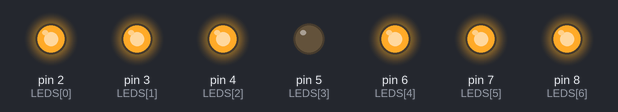
This sketch was run on a simulated Arduino Uno, built with avr-gcc and run on an emulated ATmega328P. Shown: output pins drawn as LEDs (lit = HIGH).

Above: at 0.5 s.
At 2.5 s:
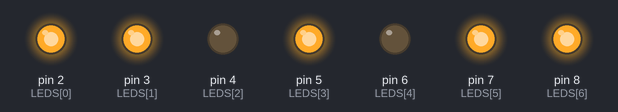
At 3.5 s:
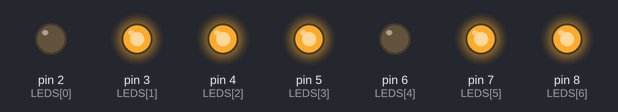
At 5.5 s:
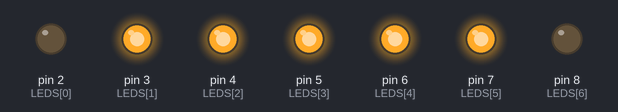
At 8.5 s:
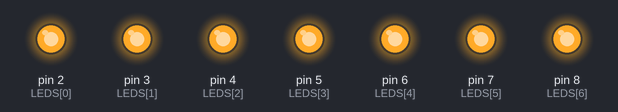
At 11.5 s:
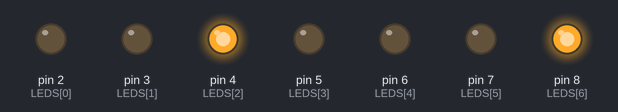
Timing chart, 0 to 13.0 s (numbered marks = the images above):
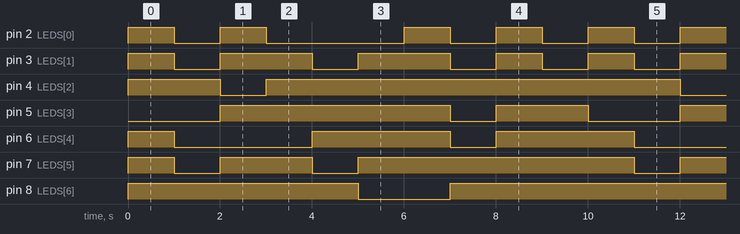

The sketch:

DISPLAY7SEGMENTS1.ino
```cpp
/****************************************************************
**                                                             **
**                          TÍTOL:                             **
**                       ARRAYde8LEDS 6                        **
**                                                             **
**  NOM: Mohamed el Marnissi                  DATA: 06/02/2017 **
****************************************************************/
//************************ INCLUDE ******************************


//*********************** VARIABLES *****************************

//les equivalencies de segment/pin de sortida son les següents: PIN2=E PIN3=D PIN4=C PIN5=G PIN6=F PIN7=A PIN8=B

int LEDS[7] = {2,3,4, 5, 6, 7, 8,}; // estableix array amb valor int de 7 variables
int N0[7] = {1,1,1, 0, 1, 1, 1,};// estableix array amb valor int de 7 variables
int N1[7] = {0,0,1, 0, 0, 0, 1,};// estableix array amb valor int de 7 variables
int N2[7] = {1,1,0, 1, 0, 1, 1,};// estableix array amb valor int de 7 variables
int N3[7] = {0,1,1, 1, 0, 1, 1,};// estableix array amb valor int de 7 variables
int N4[7] = {0,0,1, 1, 1, 0, 1,};// estableix array amb valor int de 7 variables
int N5[7] = {0,1,1, 1, 1, 1, 0,};// estableix array amb valor int de 7 variables
int N6[7] = {1,1,1, 1, 1, 1, 0,};// estableix array amb valor int de 7 variables
int N7[7] = {0,0,1, 0, 0, 1, 1,};// estableix array amb valor int de 7 variables
int N8[7] = {1,1,1, 1, 1, 1, 1,};// estableix array amb valor int de 7 variables
int N9[7] = {0,0,1, 1, 1, 1, 1,};// estableix array amb valor int de 7 variables
int t=1000;//estableix variable amb valor int
//************************** SETUP ******************************

void setup() {                 // configura el final de salida

  for ( int i = 0; i < 7; i++)//inicia funcio for, estableix variable i amb un valor de 0 , condiciona, si i es inferior a 8 incrementa el valor de i en 1.
  {
    pinMode(LEDS[i], OUTPUT);// estableix totes les variables de l'array LEDS com a sortides

  }
}

//*************************** LOOP ******************************

void loop() {

  for (int i = 0; i < 7; i++) //inicia funcio for, estableix variable i amb un valor de 0 , condiciona, si i es inferior a 7 incrementa el valor de i en 1.
  {
    digitalWrite(LEDS[i],N0[i]);//Escriu valor de sortida de l'array LEDS en funcio de l'array N0
  }
  delay(t);//s'espera el valor de variable t
   for (int i = 0; i < 7; i++) //inicia funcio for, estableix variable i amb un valor de 0 , condiciona, si i es inferior a 7 incrementa el valor de i en 1.
  {
    digitalWrite(LEDS[i],N1[i]);//Escriu valor de sortida de l'array LEDS en funcio de l'array N1
  }
    delay(t);//s'espera el valor de variable t
   for (int i = 0; i < 7; i++) //inicia funcio for, estableix variable i amb un valor de 0 , condiciona, si i es inferior a 7 incrementa el valor de i en 1.
  {
    digitalWrite(LEDS[i],N2[i]);//Escriu valor de sortida de l'array LEDS en funcio de l'array N2
  }
    delay(t);//s'espera el valor de variable t
   for (int i = 0; i < 7; i++) //inicia funcio for, estableix variable i amb un valor de 0 , condiciona, si i es inferior a 7 incrementa el valor de i en 1.
  {
    digitalWrite(LEDS[i],N3[i]);//Escriu valor de sortida de l'array LEDS en funcio de l'array N3
  }
    delay(t);//s'espera el valor de variable t
   for (int i = 0; i < 7; i++) //inicia funcio for, estableix variable i amb un valor de 0 , condiciona, si i es inferior a 7 incrementa el valor de i en 1.
  {
    digitalWrite(LEDS[i],N4[i]);//Escriu valor de sortida de l'array LEDS en funcio de l'array N4
  }
    delay(t);//s'espera el valor de variable t
   for (int i = 0; i < 7; i++) //inicia funcio for, estableix variable i amb un valor de 0 , condiciona, si i es inferior a 7 incrementa el valor de i en 1.
  {
    digitalWrite(LEDS[i],N5[i]);//Escriu valor de sortida de l'array LEDS en funcio de l'array N5
  }
    delay(t);//s'espera el valor de variable t
   for (int i = 0; i < 7; i++) //inicia funcio for, estableix variable i amb un valor de 0 , condiciona, si i es inferior a 7 incrementa el valor de i en 1.
  {
    digitalWrite(LEDS[i],N6[i]);//Escriu valor de sortida de l'array LEDS en funcio de l'array N6
  }
    delay(t);//s'espera el valor de variable t
   for (int i = 0; i < 7; i++) //inicia funcio for, estableix variable i amb un valor de 0 , condiciona, si i es inferior a 7 incrementa el valor de i en 1.
  {
    digitalWrite(LEDS[i],N7[i]);//Escriu valor de sortida de l'array LEDS en funcio de l'array N7
  }
    delay(t);//s'espera el valor de variable t
   for (int i = 0; i < 7; i++) //inicia funcio for, estableix variable i amb un valor de 0 , condiciona, si i es inferior a 7 incrementa el valor de i en 1.
  {
    digitalWrite(LEDS[i],N8[i]);//Escriu valor de sortida de l'array LEDS en funcio de l'array N8
  }
    delay(t);//s'espera el valor de variable t
   for (int i = 0; i < 7; i++) //inicia funcio for, estableix variable i amb un valor de 0 , condiciona, si i es inferior a 7 incrementa el valor de i en 1.
  {
    digitalWrite(LEDS[i],N9[i]);//Escriu valor de sortida de l'array LEDS en funcio de l'array N9
  }
delay(t);//s'espera el valor de variable t
}

//************************** FUNCIONS ***************************
```

Measured:
- by itself, pin 2 (LEDS[0]): repeats every 10.0 s: LOW 1.0 s, HIGH 1.0 s, LOW 3.0 s, 2 × (HIGH 1.0 s, LOW 1.0 s), HIGH 1.0 s
- by itself, pin 3 (LEDS[1]): repeats every 10.0 s: 2 × (LOW 1.0 s, HIGH 2.0 s), 2 × (LOW 1.0 s, HIGH 1.0 s)
- by itself, pin 4 (LEDS[2]): repeats every 10.0 s: LOW 1.0 s, HIGH 9.0 s
- by itself, pin 5 (LEDS[3]): repeats every 10.0 s: LOW 1.0 s, HIGH 2.0 s, LOW 2.0 s, HIGH 5.0 s
- by itself, pin 6 (LEDS[4]): repeats every 10.0 s: LOW 3.0 s, HIGH 3.0 s, LOW 1.0 s, HIGH 3.0 s
- by itself, pin 7 (LEDS[5]): repeats every 10.0 s: LOW 1.0 s, HIGH 2.0 s, LOW 1.0 s, HIGH 6.0 s
- by itself, pin 8 (LEDS[6]): repeats every 10.0 s: LOW 2.0 s, HIGH 8.0 s
